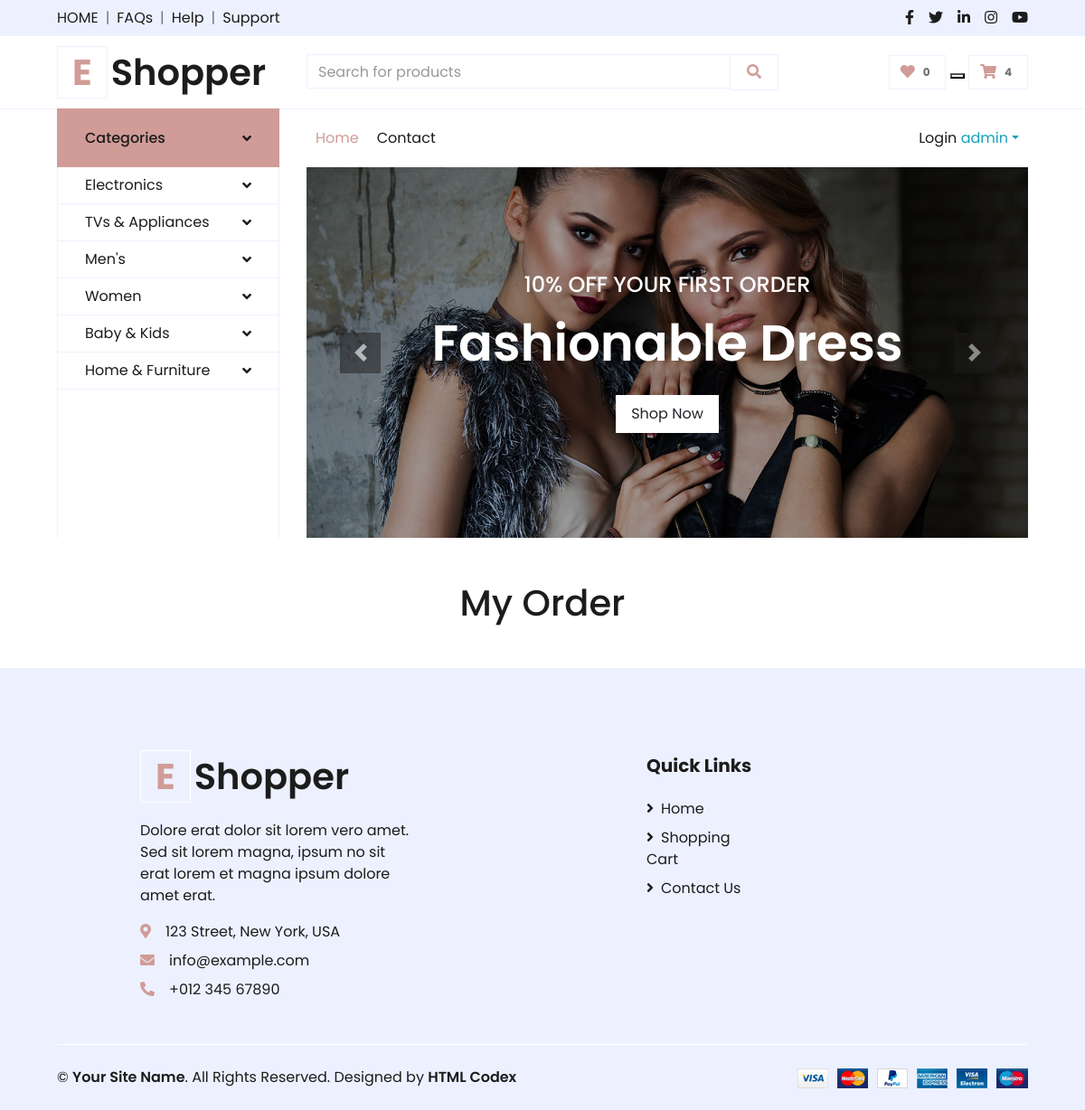
/orders/ (signed in), run on an earlier commit of the app's database.
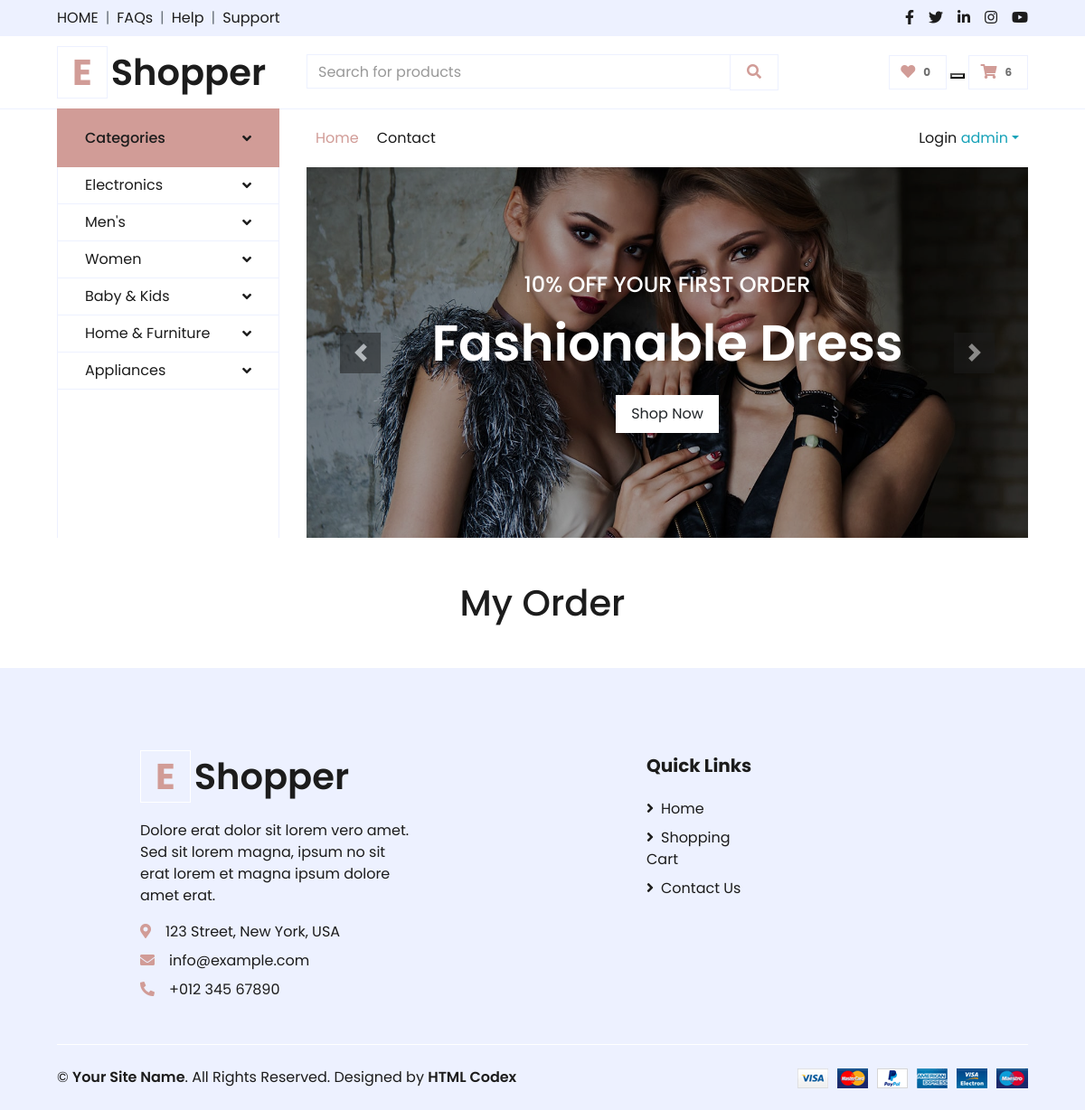
And on a later commit of the database.
### myapp/models.py (models this page shows, shortened)
class Category(models.Model):
    category_name = models.CharField(max_length=255)
    description = models.TextField()
    create_date = models.DateTimeField(auto_now_add=True)
    update_date = models.DateTimeField(auto_now=True)

### myapp/views.py (the view)
# urls.py: path('orders/',views.OrderView.as_view(),name='orders'),
class OrderView(View):
    def get(self,request,*args, **kwargs):
        categories = Category.objects.all()
        if request.user.is_authenticated:
            cart = Cart.objects.get(user=request.user)
            cartitem = CartItem.objects.filter(cart=cart,payed="False")
            order_item = Order.objects.filter(user=request.user).order_by('-id')
            context = {
                'categories':categories,
                'cartitem':cartitem,
                'order_items' : order_item
            }
            return render(request, 'myapp/order.html',context)
        else:
            return redirect('login')

### myapp/templates/myapp/order.html (shortened to what this page needs)
{% extends 'myapp/base.html' %}
{% block body %}
{% load static %}
<div class="container ">
       <div style="text-align: center;">
              <h1>My Order </h1>
       </div>
</div>
{% endblock body %}

### myapp/templates/myapp/base.html (shortened to what the changed rows need)
{% load static %}
<!DOCTYPE html>
<html lang="en">
<head>
    <link href="https://cdnjs.cloudflare.com/ajax/libs/font-awesome/5.10.0/css/all.min.css" rel="stylesheet">
    <link href="lib/owlcarousel/assets/owl.carousel.min.css" rel="stylesheet">
    <link href="{% static 'website/css/style.css' %}" rel="stylesheet">
</head>
<body>
    <div class="container-fluid">
        <div class="row align-items-center py-3 px-xl-5">
            <div class="col-lg-3 d-none d-lg-block">
                <a href="/" class="text-decoration-none">
                    <h1 class="m-0 display-5 font-weight-semi-bold"><span class="text-primary font-weight-bold border px-3 mr-1">E</span>Shopper</h1>
                </a>
            </div>
            <div class="col-lg-3 col-6 text-right">
                <a href="{% url 'cart' %}" class="btn border">
                    <i class="fas fa-shopping-cart text-primary"></i>
                    <span class="badge">{{cartitem|length}}</span>
                </a>
            </div>
        </div>
    </div>
    <div class="container-fluid mb-5">
        <div class="row border-top px-xl-5">
            <div class="col-lg-3 d-none d-lg-block">
                <nav class="collapse show navbar navbar-vertical navbar-light align-items-start p-0 border border-top-0 border-bottom-0" id="navbar-vertical">
                    <div class="navbar-nav w-100 overflow-hidden" style="height: 410px">
                        {% for cat in categories %}
                        <div class="nav-item dropdown">
                            <a href="#" class="nav-link" data-toggle="dropdown">{{cat.category_name}} <i class="fa fa-angle-down float-right mt-1"></i></a>
                        </div>
                        {% endfor %}
                    </div>
                </nav>
            </div>
        </div>
    </div>
    {% block body %}
    {% endblock body %}
    <div class="container-fluid bg-secondary text-dark mt-5 pt-5">
        <div class="row px-xl-5 pt-5 d-flex justify-content-around ">
            <div class="col-lg-4 col-md-12 mb-5 pr-3 pr-xl-5">
                <a href="" class="text-decoration-none">
                    <h1 class="mb-4 display-5 font-weight-semi-bold"><span
                            class="text-primary font-weight-bold border border-white px-3 mr-1">E</span>Shopper</h1>
                </a>
            </div>
        </div>
    </div>
</body>
</html>

What changed in the data, as far as the page shows it:
removed Category: category_name "TVs & Appliances"
added Category: category_name "Appliances"
Also different on the page:
{{ cartitem|length }}: "4" → "6"
